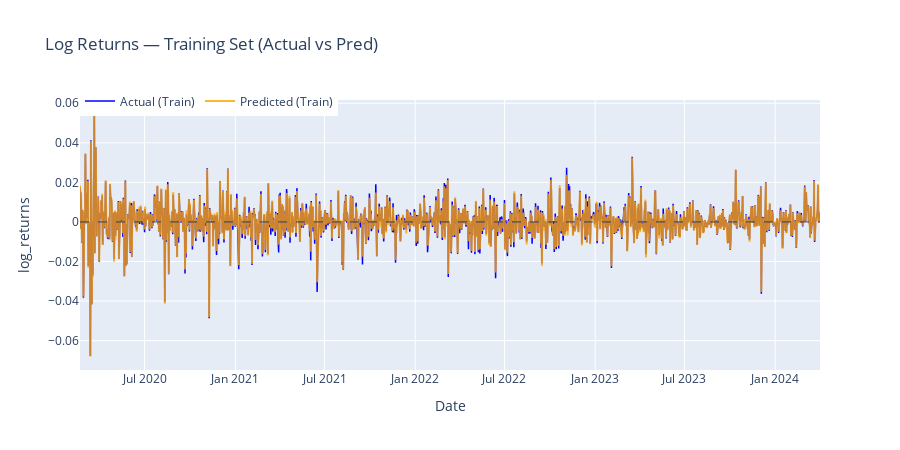

Source (notebook cell):
### Code cell
import plotly.graph_objects as go
import numpy as np

# ===== 1. Predict trên tập TRAIN =====
y_train_pred_norm, y_train_true_norm = predict(train_loader)

# ===== 2. Inverse transform (Dùng lại scaler_y đã fit) =====
y_train_pred = scaler_y.decode(y_train_pred_norm)
y_train_true = scaler_y.decode(y_train_true_norm)


# ===== 3. Map dates cho tập TRAIN =====
# Logic cũ: Test lấy từ split trở đi ([split:])
# Logic mới: Train lấy từ đầu đến split ([:split])
all_target_idx = np.arange(lookback, len(df))
train_target_idx = all_target_idx[:split] 
dates_train = df["date"].iloc[train_target_idx].reset_index(drop=True)


# =========================
# ===== 4. Vẽ biểu đồ =====
# =========================
fig = go.Figure()

# Actual Train
fig.add_trace(go.Scatter(
    x=dates_train,
    y=y_train_true.flatten(), 
    mode="lines",
    name="Actual (Train)",
    line=dict(width=1.5, color="blue") # Đổi màu xíu cho dễ phân biệt
))

# Predicted Train
fig.add_trace(go.Scatter(
    x=dates_train,
    y=y_train_pred.flatten(),
    mode="lines",
    name="Predicted (Train)",
    opacity=0.8,
    line=dict(color="orange")
))

# Zero line
fig.add_hline(y=0, line_width=1, line_dash="dash")

# ===== Layout tuning =====
fig.update_layout(
    title="Log Returns — Training Set (Actual vs Pred)",
    xaxis_title="Date",
    yaxis_title="log_returns",
    hovermode="x unified",
    height=450,
    legend=dict(orientation="h", y=1.05)
)

fig.show()

### Figure 1 — Plotly figure (JSON) as saved in the notebook; plotly's stock layout.template omitted (floating-point values rounded to 4 significant figures; data arrays with more than 128 entries replaced by an {"elided": "..."} marker saying what was removed)
{"data": [{"line": {"color": "blue", "width": 1.5}, "mode": "lines", "name": "Actual (Train)", "type": "scatter", "x": {"elided": "1502 str values"}, "y": {"elided": "1502 float values"}}, {"line": {"color": "orange"}, "mode": "lines", "name": "Predicted (Train)", "opacity": 0.8, "type": "scatter", "x": {"elided": "1502 str values"}, "y": {"elided": "1502 float values"}}], "layout": {"height": 450, "hovermode": "x unified", "legend": {"orientation": "h", "y": 1.05}, "shapes": [{"line": {"dash": "dash", "width": 1}, "type": "line", "x0": 0, "x1": 1, "xref": "x domain", "y0": 0, "y1": 0, "yref": "y"}], "title": {"text": "Log Returns — Training Set (Actual vs Pred)"}, "xaxis": {"title": {"text": "Date"}}, "yaxis": {"title": {"text": "log_returns"}}}}
